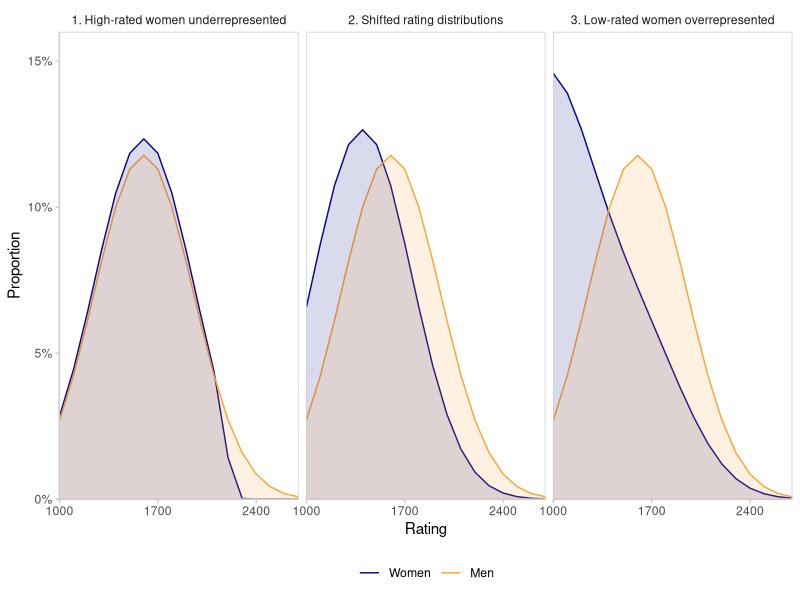

Source code (R):
library(tidyverse)


tibble(Rating = seq(1000, 2700, by = 100)) %>%
  mutate(Men_1 = dnorm(Rating, 1600, 350), Men_2 = Men_1, Men_3 = Men_1) %>%
  mutate(Women_1 = Men_1 * (tanh((2200 - Rating) / 50) + 1) / 2) %>%
  mutate(Women_2 = dnorm(Rating, 1400, 350)) %>%
  mutate(Women_3 = Men_1 * (1 + 0.7*exp(-(Rating - 1500) / 180))) %>%
  pivot_longer(!Rating, values_to = "Proportion") %>%
  separate(col = name, into = c("gender", "scenario"), sep = "_") %>%
  mutate(Proportion = Proportion / sum(Proportion), .by = c(gender, scenario)) %>%
  mutate(gender = fct_relevel(gender, "Women", "Men")) %>%
  mutate(scenario = case_when(
    scenario == "1" ~ str_c("1. High-rated women underrepresented"),
    scenario == "2" ~ str_c("2. Shifted rating distributions"),
    scenario == "3" ~ str_c("3. Low-rated women overrepresented")
  )) %>%
  ggplot() +
  geom_line(aes(x = Rating, y = Proportion, colour = gender)) +
  geom_area(aes(x = Rating, y = Proportion, fill = gender),
            alpha = 0.15, position = "identity") +
  scale_x_continuous(expand = c(0, 0), breaks = c(1000, 1700, 2400)) +
  scale_y_continuous(labels = scales::percent, limits = c(0, 0.16),
                     breaks = c(0, 0.05, 0.1, 0.15), expand = c(0, 0)) +
  scale_colour_viridis_d(option = "C", end = 0.8) +
  scale_fill_viridis_d(option = "C", end = 0.8) +
  guides(fill = "none") +
  facet_wrap(~ scenario) +
  theme_minimal() +
  theme(panel.grid = element_blank(),
        axis.line = element_line(colour = "grey80"),
        axis.ticks = element_line(colour = "grey80"),
        panel.border = element_rect(colour = "grey80", fill = NA),
        panel.background = element_blank(),
        legend.title = element_blank(),
        legend.position = "bottom",
        strip.background = element_blank(),
        strip.placement = "outside")
